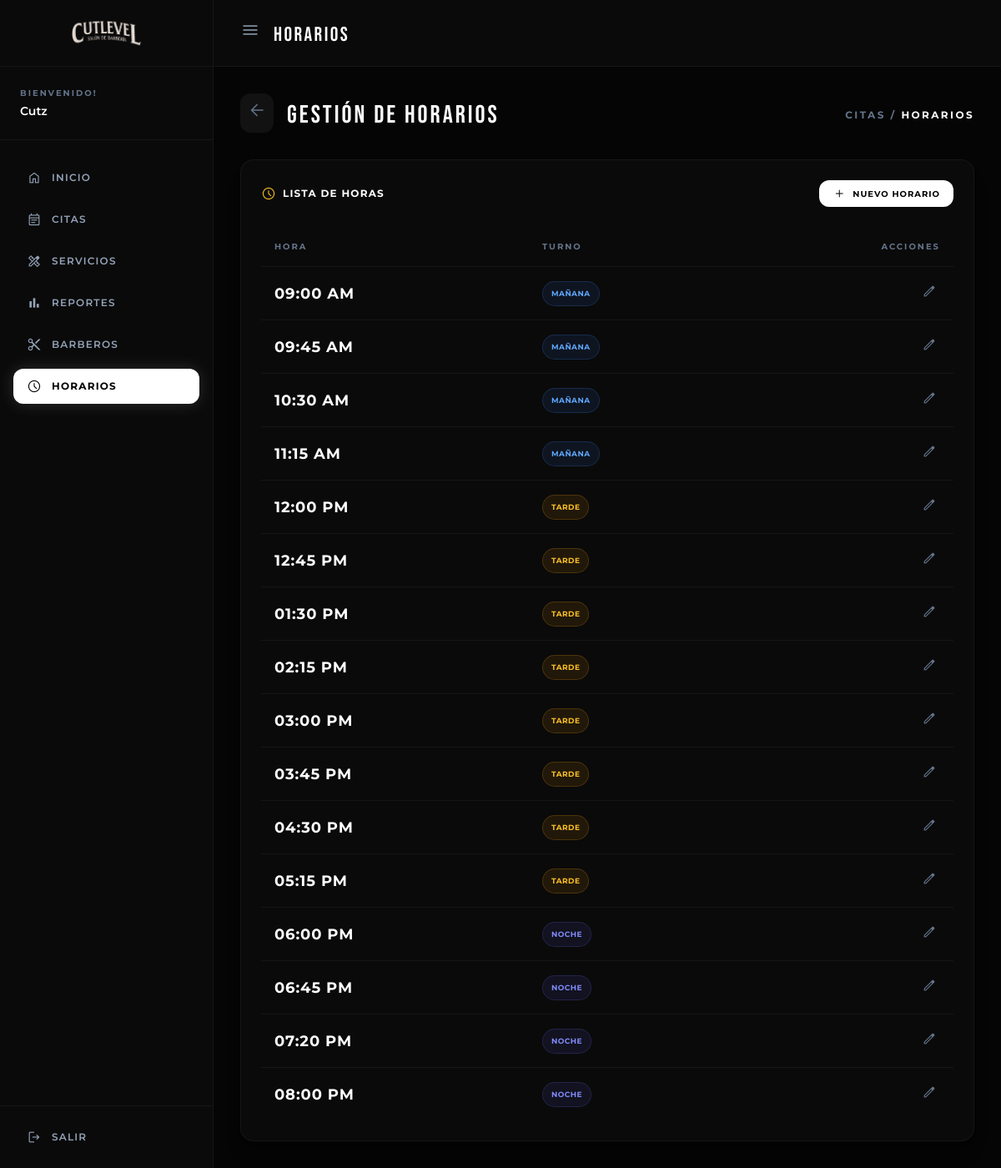
/admin/horarios (signed in), run on the app's committed database.
### tables this page shows
CREATE TABLE IF NOT EXISTS `horarios` (
  `id` int(11) NOT NULL AUTO_INCREMENT,
  `hora` time NOT NULL,
  `turno` enum('Mañana','Tarde','Noche') NOT NULL,
  PRIMARY KEY (`id`)
);

### public/admin/horarios.php (the view, shortened to what this page needs)
<?php
require_once '../../app/config/conexion.php';
?>
<!DOCTYPE html>
<html lang="es">
<head>
    <script src="https://cdn.tailwindcss.com"></script>
</head>
<body class="bg-[#050505] text-slate-100 h-screen overflow-hidden flex selection:bg-white selection:text-black">
    <aside id="sidebar" class="w-64 bg-[#0a0a0a] border-r border-white/5 flex flex-col flex-shrink-0 relative z-20 transition-all duration-300">
        <div class="h-20 flex items-center justify-center border-b border-white/5 px-4 overflow-hidden">
            <a href="dashboard" class="flex items-center justify-center w-full">
                <img src="../assets/img/cutlevel.png" class="h-10 w-auto max-w-full object-contain transition-all duration-300 logo-img" alt="Logo">
            </a>
        </div>
        <div class="p-6 border-b border-white/5 user-info">
            <p class="text-[10px] uppercase tracking-[0.2em] text-slate-500 font-bold mb-1">Bienvenido!</p>
            <p class="text-sm font-semibold text-white truncate"><?php echo htmlspecialchars(ucfirst($_SESSION['username'] ?? 'Admin')); ?></p>
        </div>
        <nav class="flex-1 py-6 px-4 space-y-2 overflow-y-auto">
            <a href="dashboard" class="flex items-center gap-3 px-4 py-3 text-slate-400 hover:text-white hover:bg-white/5 rounded-xl font-semibold text-xs uppercase tracking-[0.1em] transition-all">
                <span class="material-symbols-outlined text-[18px]">home</span>
                <span class="sidebar-text">Inicio</span>
            </a>
            <a href="citas" class="flex items-center gap-3 px-4 py-3 text-slate-400 hover:text-white hover:bg-white/5 rounded-xl font-semibold text-xs uppercase tracking-[0.1em] transition-all">
                <span class="material-symbols-outlined text-[18px]">event_note</span>
                <span class="sidebar-text">Citas</span>
            </a>
            <a href="servicios" class="flex items-center gap-3 px-4 py-3 text-slate-400 hover:text-white hover:bg-white/5 rounded-xl font-semibold text-xs uppercase tracking-[0.1em] transition-all">
                <span class="material-symbols-outlined text-[18px]">design_services</span>
                <span class="sidebar-text">Servicios</span>
            </a>
            <a href="#" class="flex items-center gap-3 px-4 py-3 text-slate-400 hover:text-white hover:bg-white/5 rounded-xl font-semibold text-xs uppercase tracking-[0.1em] transition-all">
                <span class="material-symbols-outlined text-[18px]">bar_chart</span>
                <span class="sidebar-text">Reportes</span>
            </a>
            <a href="barberos" class="flex items-center gap-3 px-4 py-3 text-slate-400 hover:text-white hover:bg-white/5 rounded-xl font-semibold text-xs uppercase tracking-[0.1em] transition-all">
                <span class="material-symbols-outlined text-[18px]">content_cut</span>
                <span class="sidebar-text">Barberos</span>
            </a>
            <a href="horarios" class="flex items-center gap-3 px-4 py-3 bg-white text-black rounded-xl font-bold text-xs uppercase tracking-[0.1em] shadow-[0_0_20px_rgba(255,255,255,0.15)] transition-all">
                <span class="material-symbols-outlined text-[18px]">schedule</span>
                <span class="sidebar-text">Horarios</span>
            </a>
        </nav>
        <div class="p-4 border-t border-white/5">
            <a href="logout" class="flex items-center gap-3 px-4 py-3 text-slate-400 hover:text-white hover:bg-red-500/10 rounded-xl font-semibold text-xs uppercase tracking-[0.1em] transition-all">
                <span class="material-symbols-outlined text-[18px]">logout</span>
                <span class="sidebar-text">Salir</span>
            </a>
        </div>
    </aside>
    <main class="flex-1 flex flex-col h-screen overflow-hidden relative">
        <header class="h-20 bg-[#0a0a0a] border-b border-white/5 flex items-center justify-between px-8 flex-shrink-0 relative z-10">
            <div class="flex items-center gap-4">
                <button id="sidebarToggle" class="text-slate-400 hover:text-white transition-colors">
                    <span class="material-symbols-outlined">menu</span>
                </button>
                <a href="dashboard" class="block">
                    <h1 class="text-2xl font-heading uppercase tracking-widest text-white mt-1 hover:text-slate-300 transition-colors">Horarios</h1>
                </a>
            </div>
        </header>
        <div class="flex-1 overflow-y-auto p-4 md:p-8 relative">
            <div class="flex items-center justify-between mb-8">
                <div class="flex items-center gap-4">
                    <a href="citas" class="text-slate-500 hover:text-white transition-colors p-2 bg-white/5 rounded-xl hover:bg-white/10">
                        <span class="material-symbols-outlined">arrow_back</span>
                    </a>
                    <h2 class="text-3xl font-heading uppercase tracking-widest text-white mt-1">Gestión de Horarios</h2>
                </div>
                <div class="text-xs font-bold uppercase tracking-[0.2em] text-slate-500 hidden sm:block text-right mt-1">
                    Citas / <span class="text-white">Horarios</span>
                </div>
            </div>
            <div class="bg-[#0a0a0a] border border-white/5 rounded-2xl p-6 shadow-xl flex flex-col">
                <div class="flex flex-col sm:flex-row justify-between items-start sm:items-center gap-4 mb-6">
                    <div class="flex items-center gap-2 text-white">
                        <span class="material-symbols-outlined text-[18px] text-amber-400">schedule</span>
                        <h3 class="text-xs font-bold uppercase tracking-[0.1em]">Lista de Horas</h3>
                    </div>
                    <button id="btnNuevoHorario" class="bg-white text-black px-4 py-2 rounded-xl text-[10px] font-bold uppercase tracking-[0.1em] hover:bg-slate-200 transition-colors flex items-center gap-2">
                        <span class="material-symbols-outlined text-[16px]">add</span>
                        Nuevo Horario
                    </button>
                </div>
                <div class="overflow-x-auto">
                    <table class="w-full text-left border-collapse">
                        <thead>
                            <tr>
                                <th class="py-4 px-4 text-[10px] font-bold uppercase tracking-[0.2em] text-slate-500">Hora</th>
                                <th class="py-4 px-4 text-[10px] font-bold uppercase tracking-[0.2em] text-slate-500">Turno</th>
                                <th class="py-4 px-4 text-[10px] font-bold uppercase tracking-[0.2em] text-slate-500 text-right">Acciones</th>
                            </tr>
                        </thead>
                        <tbody class="text-sm">
                            <?php
                            try {
                                $stmt = $pdo->query("SELECT * FROM horarios ORDER BY hora ASC");
                                $horarios = $stmt->fetchAll();
                                if (count($horarios) > 0) {
                                    foreach ($horarios as $horario) {
                                        $timeObj = DateTime::createFromFormat('H:i:s', $horario['hora']);
                                        $timeStr = $timeObj->format('h:i A');
                                        $turnoColor = 'bg-blue-500/10 text-blue-400 border-blue-500/20';
                                        if($horario['turno'] === 'Tarde') $turnoColor = 'bg-amber-500/10 text-amber-400 border-amber-500/20';
                                        if($horario['turno'] === 'Noche') $turnoColor = 'bg-indigo-500/10 text-indigo-400 border-indigo-500/20';
                            ?>
                            <tr class="hover:bg-white/5 transition-colors group cursor-context-menu border-t border-white/5"
                                data-id="<?php echo $horario['id']; ?>"
                                data-hora="<?php echo $horario['hora']; ?>"
                                data-turno="<?php echo $horario['turno']; ?>">
                                <td class="py-4 px-4 text-white font-bold tracking-wider text-lg"><?php echo $timeStr; ?></td>
                                <td class="py-4 px-4">
                                    <span class="inline-flex items-center gap-1.5 px-2.5 py-1 rounded-full text-[9px] font-bold uppercase tracking-wider border <?php echo $turnoColor; ?>">
                                        <?php echo htmlspecialchars($horario['turno']); ?>
                                    </span>
                                </td>
                                <td class="py-4 px-4 text-right">
                                    <button onclick='openModal("editar", {"id": "<?php echo $horario["id"]; ?>", "hora": "<?php echo $horario["hora"]; ?>", "turno": "<?php echo $horario["turno"]; ?>"})' class="text-slate-500 hover:text-white transition-colors p-1"><span class="material-symbols-outlined text-[18px]">edit</span></button>
                                </td>
                            </tr>
                            <?php
                                    }
                                } else {
                                    echo '<tr><td colspan="3" class="py-8 text-center text-slate-500">No hay horarios registrados.</td></tr>';
                                }
                            } catch (\PDOException $e) {
                                echo '<tr><td colspan="3" class="py-8 text-center text-red-500">Error al cargar datos.</td></tr>';
                            }
                            ?>
                        </tbody>
                    </table>
                </div>
            </div>
        </div>
    </main>
</body>
</html>

### public/admin/horarios.php (style rules this page uses)
body { font-family: 'Montserrat', sans-serif; }
.font-heading { font-family: 'Bebas Neue', cursive; letter-spacing: 0.02em; }
.material-symbols-outlined { font-variation-settings: 'FILL' 0, 'wght' 300, 'GRAD' 0, 'opsz' 24; }

### data on the page
horarios: hora "09:00 AM", turno "MAÑANA"
horarios: hora "09:45 AM", turno "MAÑANA"
horarios: hora "10:30 AM", turno "MAÑANA"
horarios: hora "11:15 AM", turno "MAÑANA"
horarios: hora "12:00 PM", turno "TARDE"
horarios: hora "12:45 PM", turno "TARDE"
horarios: hora "01:30 PM", turno "TARDE"
horarios: hora "02:15 PM", turno "TARDE"
horarios: hora "03:00 PM", turno "TARDE"
horarios: hora "03:45 PM", turno "TARDE"
horarios: hora "04:30 PM", turno "TARDE"
horarios: hora "05:15 PM", turno "TARDE"
horarios: hora "06:00 PM", turno "NOCHE"
horarios: hora "06:45 PM", turno "NOCHE"
horarios: hora "07:20 PM", turno "NOCHE"
horarios: hora "08:00 PM", turno "NOCHE"

### other printed values
$_SESSION['username'] "Cutz"
